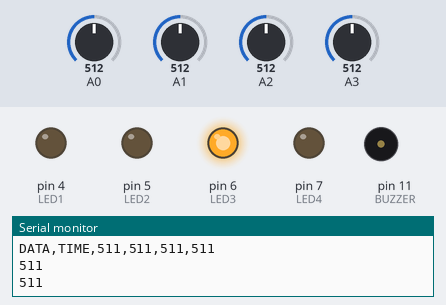
Recording of a sketch running on a simulated Arduino Uno, built with avr-gcc and run on an emulated ATmega328P. On the bench: output pins drawn as LEDs (lit = HIGH), buzzer (waves = sounding, pin HIGH), the last lines printed to the serial monitor. The test bench sets the inputs (shaded band); at power-on: A3 = 512, A1 = 512, A0 = 512, A2 = 512.

Above: at 4.5 s.
4.6 s: A3 set to 333
10.6 s: A3 set to 307
At 15.8 s:
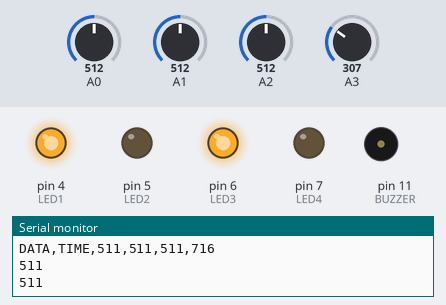
16.1 s: A1 set to 533
At 22.7 s:
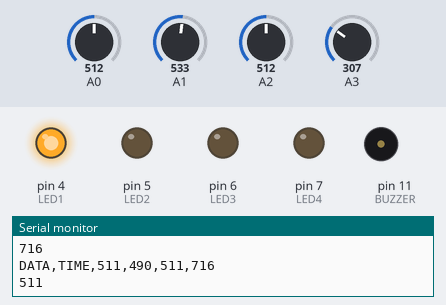
24.8 s: A0 set to 441
30.3 s: A0 set to 407
At 37.7 s:
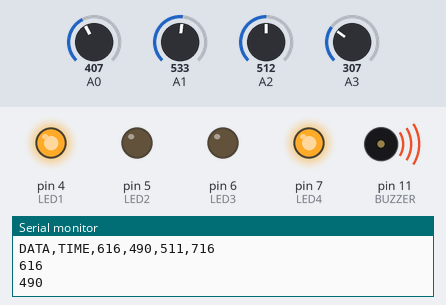
38.0 s: A2 set to 306
At 44.9 s:
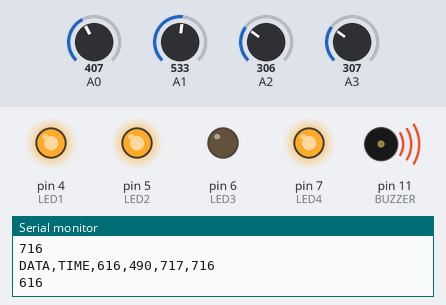
Timing chart, 0 to 46.4 s (numbered marks = the images above; inputs shaded):
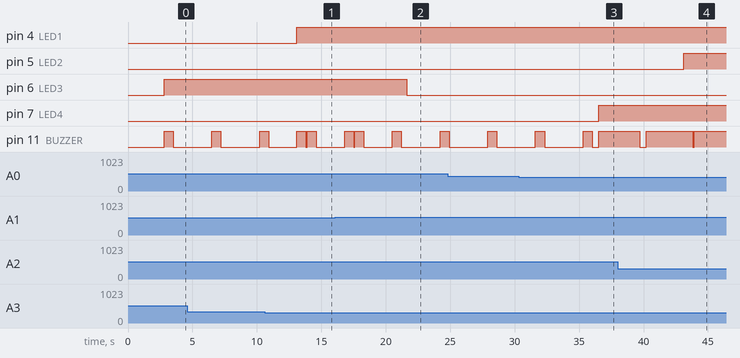

Measured:
- the behaviour switches between 324 and 323 on A3 (found by bisection; images 0 and 1)
- the behaviour switches between 523 and 524 on A1 (found by bisection; images 1 and 2)
- the behaviour switches between 424 and 423 on A0 (found by bisection; images 2 and 3)
- after the input at 10.6 s, pin 4 (LED1): LOW → HIGH after 2.5 s
- after the input at 16.1 s, pin 6 (LED3): HIGH → LOW after 5.5 s
- after the input at 30.3 s, pin 7 (LED4): LOW → HIGH after 6.2 s
- after the input at 38.0 s, pin 5 (LED2): LOW → HIGH after 5.1 s

The sketch:

pressure.ino
```cpp
int LED1=4;
int LED2=5;
int LED3=6;
int LED4=7;
int BUZZER=11;
//int bluetooth;
int x;
int y;
int z;
int a;
int q;
int w;
int e;
int r;


void setup() {

 Serial.begin(9600);
 pinMode(BUZZER,OUTPUT);
 pinMode(LED1,OUTPUT);
 pinMode(LED2,OUTPUT);
 pinMode(LED3,OUTPUT);
 pinMode(LED4,OUTPUT);
 Serial.println("CLEARDATA");//clear excel sheet
 Serial.println("LABEL,current time,sen1,sen2,sen3,sen4");//label for ms-excel
}

void loop() {
  x=analogRead(A0);
   y=analogRead(A1);
   z=analogRead(A2);
   a=analogRead(A3);


  q=1023-x;
Serial.println("");
Serial.println(q);
delay(500);


  w=1023-y;
Serial.println("");
Serial.println(w);
delay(500);


  e=1023-z;
 Serial.println("");
Serial.println(e);
delay(500);


  r=1023-a;
 Serial.println("");
Serial.println(r);
delay(500);

if (r>=700)
  {
    digitalWrite(BUZZER,HIGH);
    digitalWrite(LED1,HIGH);
  }
delay(300);
  if (r<700)
  {
    digitalWrite(BUZZER,LOW);
    digitalWrite(LED1,LOW);
  }
delay(100);
if (e>=600)
  {
    digitalWrite(BUZZER,HIGH);
    digitalWrite(LED2,HIGH);
  }
delay(300);
  if (e<600)
  {
    digitalWrite(BUZZER,LOW);
    digitalWrite(LED2,LOW);
  }
delay(100);
if (w>=500)
  {
    digitalWrite(BUZZER,HIGH);
    digitalWrite(LED3,HIGH);
  }
delay(300);
  if (w<500)
  {
    digitalWrite(BUZZER,LOW);
    digitalWrite(LED3,LOW);
  }
delay(100);
if (q>=600)
  {
    digitalWrite(BUZZER,HIGH);
    digitalWrite(LED4,HIGH);
  }
delay(300);
  if (q<600)
  {
    digitalWrite(BUZZER,LOW);
    digitalWrite(LED4,LOW);
  }
delay(100);

Serial.print("DATA,TIME,");
//Serial.print(",");
Serial.print(q); Serial.print(",");
Serial.print(w);Serial.print(",");Serial.print(e);Serial.print(",");Serial.println(r);
  delay(100);

}
```
